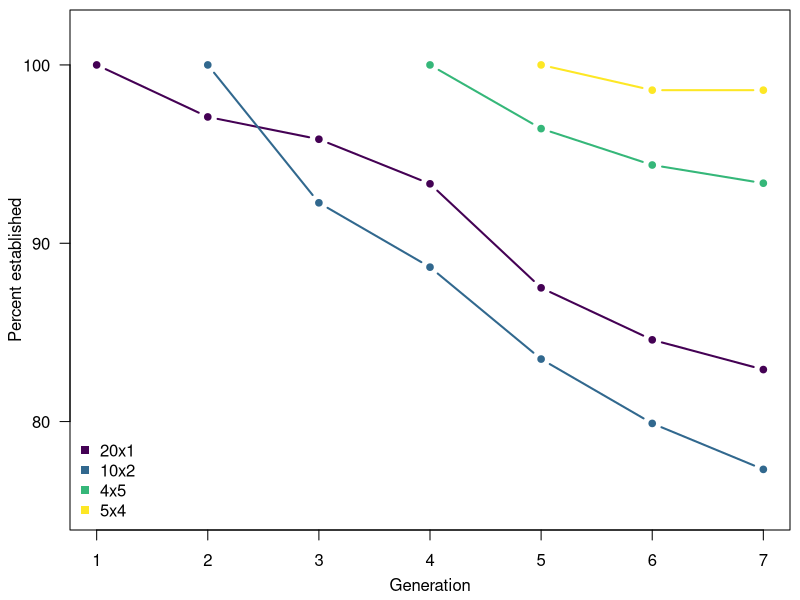

The R script that drew this image:
### Title: establishment-through-time

#### Load libraries ####
# Clear environment if necessary
# rm(list=ls())

library(tidyr)
library(dplyr)
library(viridis)

#### Read experiment data ####
b <- read.csv("data/clean-establishment-data.csv", stringsAsFactors = FALSE) %>%
  filter(gap == FALSE) %>%
  select(ID, size, number, extant1, extant2, extant3, extant4, extant5, extant6, extant7, extant8, extant9) %>%
  gather(key = generation, value = extant, -c(1, 2, 3)) %>%
  group_by(size, number, generation) %>%
  summarize(establish_prop = mean(extant)) %>%
  spread(key = generation, value = establish_prop) %>%
  mutate(intro_regime = paste(size, number, sep = "x")) %>%
  ungroup() %>%
  arrange(number) %>%
  select(12, 3:11) %>%
  as.data.frame()
b

# Set the time points where populations were sustained by additinoal introductions to NA so they don't plot
b[2, 2] <- NA
b[3, 2:4] <- NA
b[4, 2:5] <- NA

#### Through 7 generations ####
pdf("figures/experiment-time-series-establishment-proportion-absolute-time-type-seven-generations.pdf", height = 3.14961, width = 3.14961)
par(mar = c(3.5, 3.5, 0.5, 0.5), family = "Helvetica", mgp = c(2.25, 1, 0))

matplot(x = 1:7, y = 100 * t(b[, c(-1, -9, -10)]), 
        lty = 1, 
        pch = 19, 
        lwd = 2, 
        col = viridis(4), 
        type = "b", 
        xlab = "Generation", 
        ylab = "Percent established", 
        xaxt = "n", 
        yaxt = "n", 
        xlim = c(1, 7), 
        ylim = c(75, 102),
        cex = 0.75)

legend("bottomleft", 
       legend = c("20x1", "10x2", "4x5", "5x4"), 
       bty = "n", 
       col = viridis(4), 
       pch = 15)

axis(side = 1, at = 1:7, labels = 1:7)
axis(side = 2, at = c(80, 90, 100), las = 1)

# No need for the introductionr regime labels if we can have color
# text(x = 7.25, y = 100 * b[, 8], labels = b[, 1], pos = 4)

dev.off()

#### Through all 9 generations ####
# pdf("figures/experiment-time-series-establishment-proportion-absolute-time-type.pdf", height=5, width=6)
# par(mar = c(4.7, 4.7, 1, 1), family = "Helvetica", mgp = c(3.3, 1, 0))
# 
# matplot(x = 1:9, y = 100*t(b[, -1]), 
#         lty = 1, 
#         pch = 19, 
#         lwd = 2, 
#         col = 1, 
#         type = "b", 
#         xlab = "Generation", 
#         ylab = "Percent established", 
#         xaxt = "n", 
#         yaxt = "n", 
#         xlim = c(1, 10.5), 
#         ylim = c(69, 102),
#         bty = "L",
#         cex.lab = 1.5)
# 
# axis(side = 1, at = 1:9, labels = c(1, NA, 3, NA, 5, NA, 7, NA, 9), cex.axis = 1.5)
# axis(side = 2, at = c(70, 80, 90, 100), las = 1, cex.axis = 1.5)
# 
# text(x = 10, y = 100 * b[, ncol(b)], labels = b[, 1], cex = 1.5)
# 
# dev.off()


#### Establishment when assessed at relative time points ####

b <- read.csv("data/clean-establishment-data.csv", stringsAsFactors = FALSE) %>%
  filter(gap == FALSE) %>%
  select(ID, size, number, extant_1_after, extant_2_after, extant_3_after, extant_4_after, extant_5_after) %>%
  gather(key = generation, value = extant, -c(1, 2, 3)) %>%
  group_by(size, number, generation) %>%
  summarize(establish_prop = mean(extant)) %>%
  spread(key = generation, value = establish_prop) %>%
  mutate(intro_regime = paste(size, number, sep = "x")) %>%
  ungroup() %>%
  arrange(number) %>%
  select(ncol(.), 3:(ncol(.)-1)) %>%
  as.data.frame()
b

#### Establishment proportion in generations relative to the final introduction event ####
# pdf("figures/experiment-time-series-establishment-proportion-relative-time-type.pdf", height=5, width=6)
# par(mar = c(5, 5.5, 1, 1), family = "Helvetica", mgp = c(4, 1, 0))
# 
# matplot(x = 1:5, y = 100*t(b[, -1]), 
#         lty = 1, 
#         pch = 19, 
#         lwd = 2, 
#         col = 1, 
#         type = "b", 
#         xlab = "Generations since\nfinal introduction event", 
#         ylab = "Percent established", 
#         xaxt = "n", 
#         yaxt = "n", 
#         xlim = c(1, 6), 
#         bty = "L",
#         cex.lab = 1.5)
# 
# axis(side = 1, at = 1:5, cex.axis = 1.5)
# axis(side = 2, las = 1, cex.axis = 1.5)
# text(x = 5.5, y = 100 * b[, ncol(b)], labels = b[, 1], cex = 1.5)
# dev.off()
